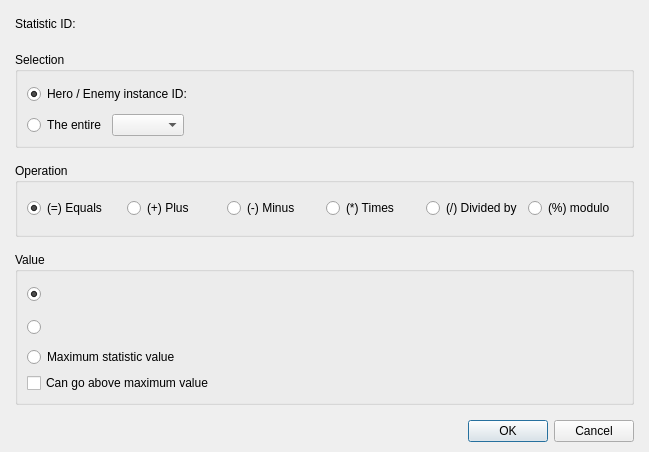
<?xml version="1.0" encoding="UTF-8"?>
<ui version="4.0">
 <class>DialogCommandChangeAStatistic</class>
 <widget class="QDialog" name="DialogCommandChangeAStatistic">
  <property name="geometry">
   <rect>
    <x>0</x>
    <y>0</y>
    <width>649</width>
    <height>452</height>
   </rect>
  </property>
  <property name="windowTitle">
   <string>Dialog</string>
  </property>
  <layout class="QGridLayout" name="gridLayout_6">
   <property name="leftMargin">
    <number>15</number>
   </property>
   <property name="topMargin">
    <number>10</number>
   </property>
   <property name="rightMargin">
    <number>15</number>
   </property>
   <property name="bottomMargin">
    <number>10</number>
   </property>
   <item row="0" column="0">
    <layout class="QVBoxLayout" name="verticalLayout_2" stretch="1,0">
     <property name="spacing">
      <number>15</number>
     </property>
     <item>
      <layout class="QVBoxLayout" name="verticalLayout">
       <item>
        <layout class="QHBoxLayout" name="horizontalLayout" stretch="0,0,1">
         <item>
          <widget class="QLabel" name="labelStatisticID">
           <property name="text">
            <string>Statistic ID:</string>
           </property>
          </widget>
         </item>
         <item>
          <widget class="PanelPrimitiveValue" name="panelPrimitiveStatisticID" native="true">
           <property name="minimumSize">
            <size>
             <width>250</width>
             <height>27</height>
            </size>
           </property>
           <property name="maximumSize">
            <size>
             <width>250</width>
             <height>27</height>
            </size>
           </property>
          </widget>
         </item>
         <item>
          <spacer name="horizontalSpacer">
           <property name="orientation">
            <enum>Qt::Horizontal</enum>
           </property>
           <property name="sizeHint" stdset="0">
            <size>
             <width>40</width>
             <height>20</height>
            </size>
           </property>
          </spacer>
         </item>
        </layout>
       </item>
       <item>
        <widget class="QGroupBox" name="groupBoxSelection">
         <property name="title">
          <string>Selection</string>
         </property>
         <layout class="QGridLayout" name="gridLayout_2">
          <item row="0" column="0">
           <layout class="QGridLayout" name="gridLayout">
            <item row="0" column="0" colspan="3">
             <widget class="QRadioButton" name="radioButtonHeroEnemyInstanceID">
              <property name="text">
               <string>Hero / Enemy instance ID:</string>
              </property>
              <property name="checked">
               <bool>true</bool>
              </property>
             </widget>
            </item>
            <item row="0" column="3">
             <widget class="PanelPrimitiveValue" name="panelPrimitiveHeroEnemyInstanceID" native="true">
              <property name="minimumSize">
               <size>
                <width>250</width>
                <height>27</height>
               </size>
              </property>
              <property name="maximumSize">
               <size>
                <width>250</width>
                <height>27</height>
               </size>
              </property>
             </widget>
            </item>
            <item row="0" column="4">
             <spacer name="horizontalSpacer_2">
              <property name="orientation">
               <enum>Qt::Horizontal</enum>
              </property>
              <property name="sizeHint" stdset="0">
               <size>
                <width>13</width>
                <height>20</height>
               </size>
              </property>
             </spacer>
            </item>
            <item row="1" column="0">
             <widget class="QRadioButton" name="radioButtonEntire">
              <property name="text">
               <string>The entire</string>
              </property>
             </widget>
            </item>
            <item row="1" column="1">
             <widget class="QComboBox" name="comboBoxTeam"/>
            </item>
            <item row="1" column="2" colspan="3">
             <spacer name="horizontalSpacer_3">
              <property name="orientation">
               <enum>Qt::Horizontal</enum>
              </property>
              <property name="sizeHint" stdset="0">
               <size>
                <width>298</width>
                <height>20</height>
               </size>
              </property>
             </spacer>
            </item>
           </layout>
          </item>
         </layout>
        </widget>
       </item>
       <item>
        <widget class="QGroupBox" name="groupBoxOperation">
         <property name="title">
          <string>Operation</string>
         </property>
         <layout class="QGridLayout" name="gridLayout_3">
          <item row="0" column="0">
           <layout class="QHBoxLayout" name="horizontalLayout_2">
            <item>
             <widget class="QRadioButton" name="radioButtonEquals">
              <property name="text">
               <string>(=) Equals</string>
              </property>
              <property name="checked">
               <bool>true</bool>
              </property>
             </widget>
            </item>
            <item>
             <widget class="QRadioButton" name="radioButtonPlus">
              <property name="text">
               <string>(+) Plus</string>
              </property>
             </widget>
            </item>
            <item>
             <widget class="QRadioButton" name="radioButtonMinus">
              <property name="text">
               <string>(-) Minus</string>
              </property>
             </widget>
            </item>
            <item>
             <widget class="QRadioButton" name="radioButtonTimes">
              <property name="text">
               <string>(*) Times</string>
              </property>
             </widget>
            </item>
            <item>
             <widget class="QRadioButton" name="radioButtonDivided">
              <property name="text">
               <string>(/) Divided by</string>
              </property>
             </widget>
            </item>
            <item>
             <widget class="QRadioButton" name="radioButtonModulo">
              <property name="text">
               <string>(%) modulo</string>
              </property>
             </widget>
            </item>
           </layout>
          </item>
         </layout>
        </widget>
       </item>
       <item>
        <widget class="QGroupBox" name="groupBoxValue">
         <property name="title">
          <string>Value</string>
         </property>
         <layout class="QGridLayout" name="gridLayout_5">
          <item row="0" column="0">
           <layout class="QGridLayout" name="gridLayout_4">
            <item row="0" column="0" colspan="3">
             <layout class="QHBoxLayout" name="horizontalLayout_3">
              <item>
               <widget class="QRadioButton" name="radioButtonValueNumber">
                <property name="text">
                 <string/>
                </property>
                <property name="checked">
                 <bool>true</bool>
                </property>
               </widget>
              </item>
              <item>
               <widget class="PanelPrimitiveValue" name="panelPrimiteValueNumber" native="true">
                <property name="minimumSize">
                 <size>
                  <width>250</width>
                  <height>27</height>
                 </size>
                </property>
                <property name="maximumSize">
                 <size>
                  <width>250</width>
                  <height>27</height>
                 </size>
                </property>
               </widget>
              </item>
             </layout>
            </item>
            <item row="0" column="3" rowspan="2">
             <spacer name="horizontalSpacer_6">
              <property name="orientation">
               <enum>Qt::Horizontal</enum>
              </property>
              <property name="sizeHint" stdset="0">
               <size>
                <width>248</width>
                <height>58</height>
               </size>
              </property>
             </spacer>
            </item>
            <item row="1" column="0" colspan="3">
             <layout class="QHBoxLayout" name="horizontalLayout_4">
              <item>
               <widget class="QRadioButton" name="radioButtonValueFormula">
                <property name="text">
                 <string/>
                </property>
               </widget>
              </item>
              <item>
               <widget class="PanelPrimitiveValue" name="panelPrimiteValueFormula" native="true">
                <property name="minimumSize">
                 <size>
                  <width>250</width>
                  <height>27</height>
                 </size>
                </property>
                <property name="maximumSize">
                 <size>
                  <width>250</width>
                  <height>27</height>
                 </size>
                </property>
               </widget>
              </item>
             </layout>
            </item>
            <item row="2" column="0">
             <widget class="QRadioButton" name="radioButtonValueMax">
              <property name="text">
               <string>Maximum statistic value</string>
              </property>
             </widget>
            </item>
            <item row="2" column="1" colspan="3">
             <spacer name="horizontalSpacer_4">
              <property name="orientation">
               <enum>Qt::Horizontal</enum>
              </property>
              <property name="sizeHint" stdset="0">
               <size>
                <width>338</width>
                <height>20</height>
               </size>
              </property>
             </spacer>
            </item>
            <item row="3" column="0" colspan="2">
             <widget class="QCheckBox" name="checkBoxCanAboveMax">
              <property name="text">
               <string>Can go above maximum value</string>
              </property>
             </widget>
            </item>
            <item row="3" column="2" colspan="2">
             <spacer name="horizontalSpacer_5">
              <property name="orientation">
               <enum>Qt::Horizontal</enum>
              </property>
              <property name="sizeHint" stdset="0">
               <size>
                <width>308</width>
                <height>20</height>
               </size>
              </property>
             </spacer>
            </item>
           </layout>
          </item>
         </layout>
        </widget>
       </item>
      </layout>
     </item>
     <item>
      <widget class="QDialogButtonBox" name="buttonBox">
       <property name="orientation">
        <enum>Qt::Horizontal</enum>
       </property>
       <property name="standardButtons">
        <set>QDialogButtonBox::Cancel|QDialogButtonBox::Ok</set>
       </property>
      </widget>
     </item>
    </layout>
   </item>
  </layout>
 </widget>
 <customwidgets>
  <customwidget>
   <class>PanelPrimitiveValue</class>
   <extends>QWidget</extends>
   <header>panelprimitivevalue.h</header>
   <container>1</container>
  </customwidget>
 </customwidgets>
 <resources/>
 <connections>
  <connection>
   <sender>buttonBox</sender>
   <signal>accepted()</signal>
   <receiver>DialogCommandChangeAStatistic</receiver>
   <slot>accept()</slot>
   <hints>
    <hint type="sourcelabel">
     <x>248</x>
     <y>254</y>
    </hint>
    <hint type="destinationlabel">
     <x>157</x>
     <y>274</y>
    </hint>
   </hints>
  </connection>
  <connection>
   <sender>buttonBox</sender>
   <signal>rejected()</signal>
   <receiver>DialogCommandChangeAStatistic</receiver>
   <slot>reject()</slot>
   <hints>
    <hint type="sourcelabel">
     <x>316</x>
     <y>260</y>
    </hint>
    <hint type="destinationlabel">
     <x>286</x>
     <y>274</y>
    </hint>
   </hints>
  </connection>
 </connections>
</ui>
